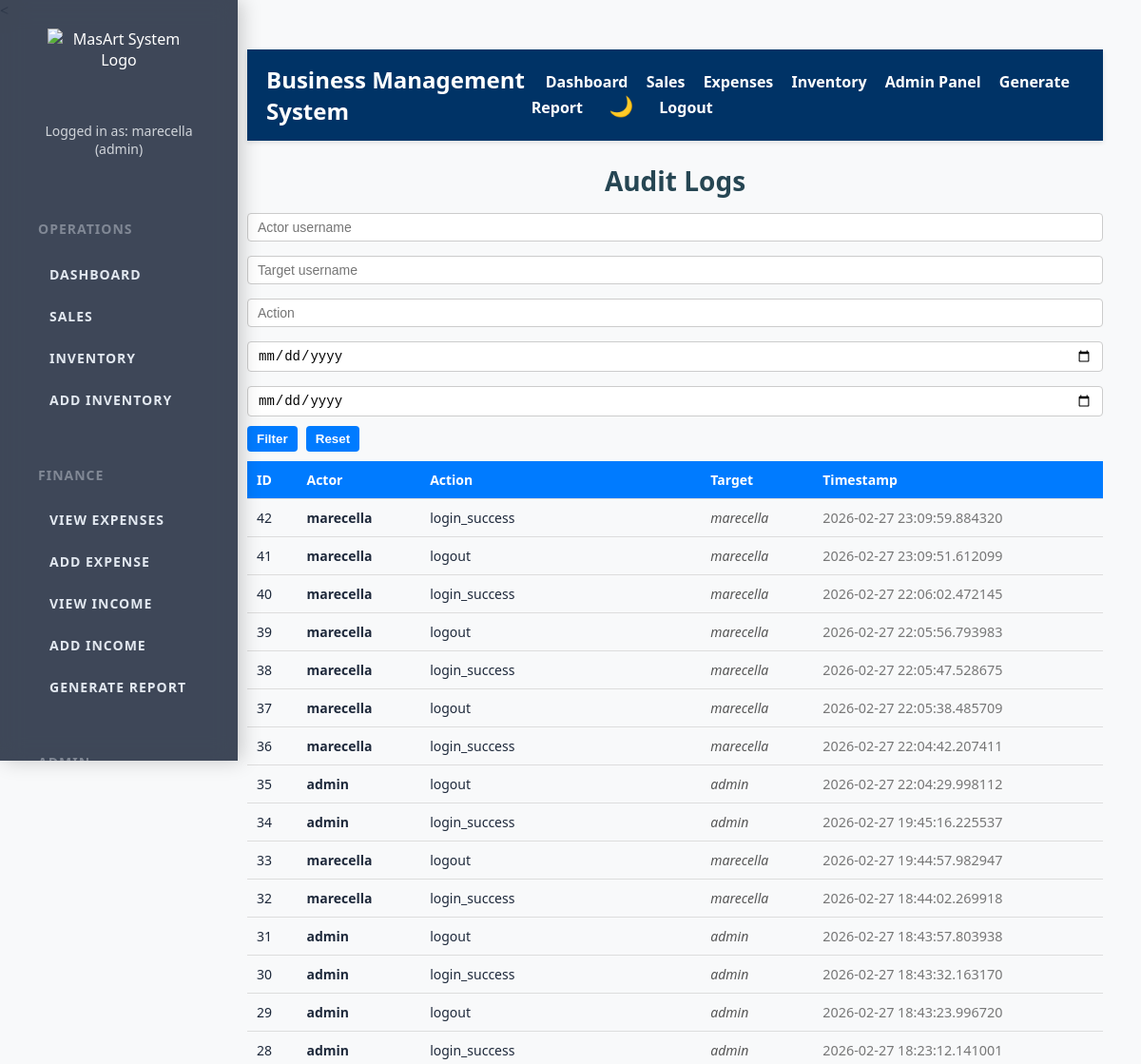
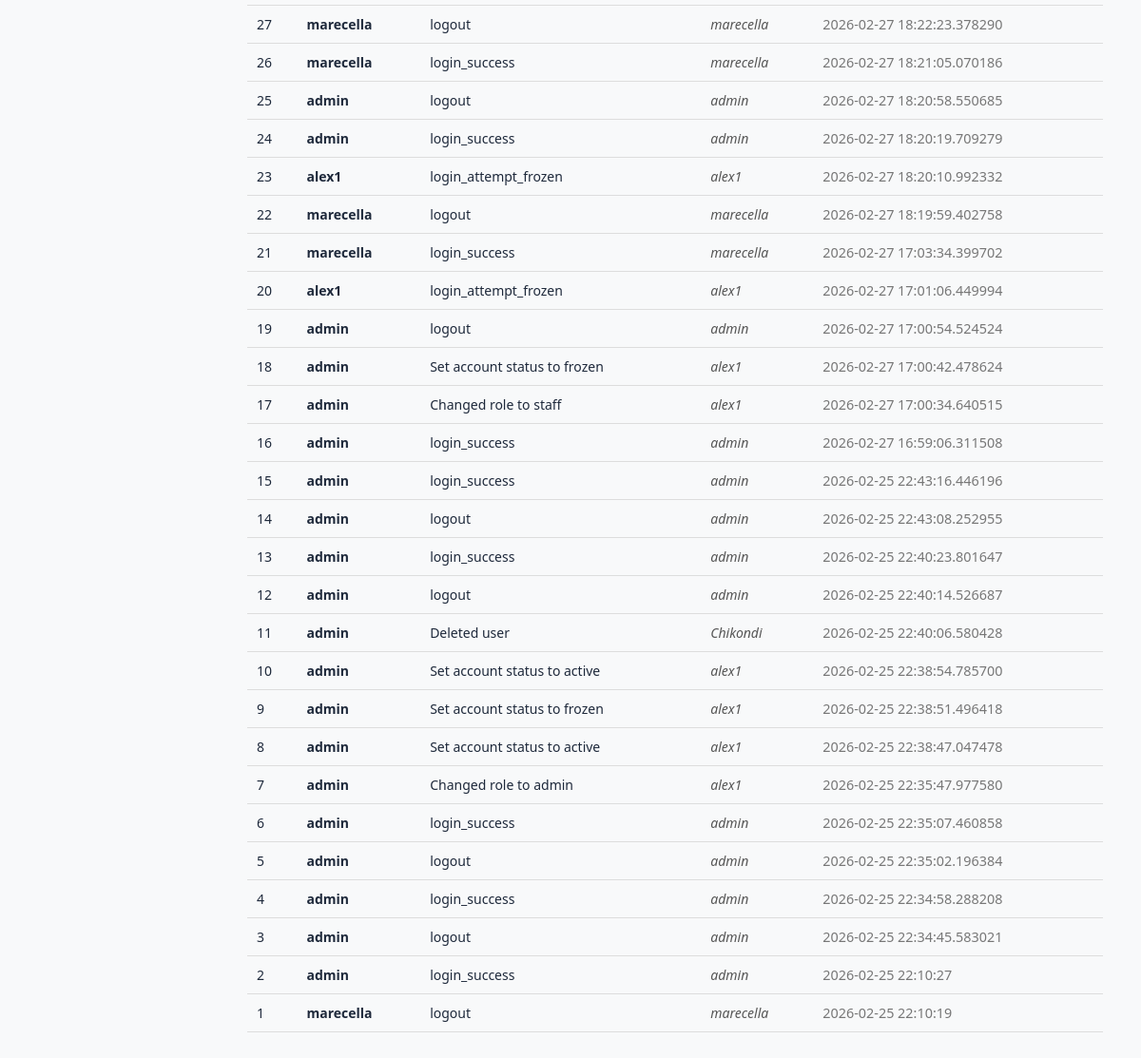
Screenshot of /audit_logs (signed in) with the database file from the repository (2 pictures, top to bottom).
### tables this page shows
CREATE TABLE audit_logs (
                id INTEGER PRIMARY KEY AUTOINCREMENT,
                actor_username TEXT NOT NULL,
                action TEXT NOT NULL,
                target_username TEXT,
                timestamp DATETIME DEFAULT CURRENT_TIMESTAMP
            , ip_address TEXT, user_agent TEXT);

### app.py (the view)
@app.route('/audit_logs', methods=['GET', 'POST'])
@admin_required
def audit_logs():
    if session.get('role') not in ['admin', 'superadmin']:
        flash("Access denied.", "error")
        return redirect(url_for('dashboard'))
    actor_filter = request.form.get('actor', '').strip()
    target_filter = request.form.get('target', '').strip()
    action_filter = request.form.get('action', '').strip()
    start_date = request.form.get('start_date', '')
    end_date = request.form.get('end_date', '')
    query = "SELECT id, actor_username, action, target_username, timestamp FROM audit_logs WHERE 1=1"
    params = []
    if actor_filter:
        query += " AND actor_username LIKE ?"
        params.append(f"%{actor_filter}%")
    if target_filter:
        query += " AND target_username LIKE ?"
        params.append(f"%{target_filter}%")
    if action_filter:
        query += " AND action LIKE ?"
        params.append(f"%{action_filter}%")
    if start_date:
        query += " AND date(timestamp) >= ?"
        params.append(start_date)
    if end_date:
        query += " AND date(timestamp) <= ?"
        params.append(end_date)
    query += " ORDER BY timestamp DESC LIMIT 500"  # limit for performance
    conn = get_db_connection()
    cursor = conn.cursor()
    cursor.execute(query, tuple(params))
    logs = cursor.fetchall()
    conn.close()
    return render_template(
        'audit_logs.html',
        logs=logs,
        actor_filter=actor_filter,
        target_filter=target_filter,
        action_filter=action_filter,
        start_date=start_date,
        end_date=end_date
    )

### app.py (called while the page is built)
def admin_required(f):
    @wraps(f)
    def decorated_function(*args, **kwargs):
        if 'role' not in session or session['role'] != 'admin':
            flash("You do not have permission to access this page.", "error")
            return redirect(url_for('dashboard'))
        return f(*args, **kwargs)
    return decorated_function

def get_db_connection():
    conn = sqlite3.connect(DATABASE, timeout=10)  # Added timeout to avoid database lock errors
    conn.row_factory = sqlite3.Row  # This allows us to access columns by name
    return conn

### templates/audit_logs.html (shortened to what this page needs)
{% extends "base.html" %}
{% block content %}
<h2>Audit Logs</h2>
<form method="POST" class="filter-form">
    <input type="text" name="actor" placeholder="Actor username" value="{{ actor_filter }}">
    <input type="text" name="target" placeholder="Target username" value="{{ target_filter }}">
    <input type="text" name="action" placeholder="Action" value="{{ action_filter }}">
    <input type="date" name="start_date" value="{{ start_date }}">
    <input type="date" name="end_date" value="{{ end_date }}">
    <button type="submit">Filter</button>
    <a href="{{ url_for('audit_logs') }}"><button type="button">Reset</button></a>
</form>
<table>
    <tr>
        <th>ID</th>
        <th>Actor</th>
        <th>Action</th>
        <th>Target</th>
        <th>Timestamp</th>
    </tr>
    {% for log in logs %}
    <tr>
        <td>{{ log['id'] }}</td>
        <td class="actor">{{ log['actor_username'] }}</td>
        <td>{{ log['action'] }}</td>
        <td class="target">{{ log['target_username'] or '-' }}</td>
        <td class="timestamp">{{ log['timestamp'] }}</td>
    </tr>
    {% else %}
    <tr>
        <td colspan="5" style="text-align:center;">No audit logs found.</td>
    </tr>
    {% endfor %}
</table>
{% endblock %}

### static/style.css (style rules this page uses)
:root { --bg-main: #f4f6f9; --bg-card: #ffffff; --text-main: #1e293b; --sidebar-bg: rgba(30, 41, 59, 0.85); }
body { margin: 0; font-family: 'Segoe UI', Tahoma, Geneva, Verdana, sans-serif; background: #f8f9fa; color: #333; color: var(--text-main); transition: all 0.3s ease; }
th, td { padding: 14px 16px; border-bottom: 1px solid #e5e7eb; font-size: 14px; }
th { background-color: #f3f4f6; font-weight: 600; color: #062f86; text-align: left; }
button, .add-sale-btn, .btn-pdf { background-color: #062f86; color: white; padding: 10px 18px; border: none; border-radius: 6px; font-weight: 600; cursor: pointer; transition: background-color 0.25s ease; display: inline-block; text-align: center; text-decoration: none; }
input, select { width: 100%; padding: 8px 10px; margin-top: 5px; margin-bottom: 10px; border-radius: 5px; border: 1px solid #a1a1a1; box-sizing: border-box; font-size: 14px; }
h2 { color: #264653; font-size: 28px; margin-bottom: 10px; text-align: center; }

### templates/audit_logs.html (style rules this page uses)
table { border-collapse: collapse; width: 100%; }
th, td { padding: 10px; text-align: left; border-bottom: 1px solid #ddd; }
th { background-color: #007bff; color: white; }
.actor { font-weight: bold; }
.target { font-style: italic; color: #555; }
.timestamp { color: #777; font-size: 0.9em; }
.filter-form input, .filter-form button { padding: 6px 10px; margin-right: 5px; margin-bottom: 10px; border-radius: 4px; border: 1px solid #ccc; }
.filter-form button { background-color: #007bff; color: white; border: none; cursor: pointer; transition: 0.2s; }

### rows the page displays
audit_logs: id "42", actor_username "marecella", action "login_success", target_username "marecella", timestamp "2026-02-27 23:09:59.884320"
audit_logs: id "41", actor_username "marecella", action "logout", target_username "marecella", timestamp "2026-02-27 23:09:51.612099"
audit_logs: id "40", actor_username "marecella", action "login_success", target_username "marecella", timestamp "2026-02-27 22:06:02.472145"
audit_logs: id "39", actor_username "marecella", action "logout", target_username "marecella", timestamp "2026-02-27 22:05:56.793983"
audit_logs: id "38", actor_username "marecella", action "login_success", target_username "marecella", timestamp "2026-02-27 22:05:47.528675"
audit_logs: id "37", actor_username "marecella", action "logout", target_username "marecella", timestamp "2026-02-27 22:05:38.485709"
audit_logs: id "36", actor_username "marecella", action "login_success", target_username "marecella", timestamp "2026-02-27 22:04:42.207411"
audit_logs: id "35", actor_username "admin", action "logout", target_username "admin", timestamp "2026-02-27 22:04:29.998112"
audit_logs: id "34", actor_username "admin", action "login_success", target_username "admin", timestamp "2026-02-27 19:45:16.225537"
audit_logs: id "33", actor_username "marecella", action "logout", target_username "marecella", timestamp "2026-02-27 19:44:57.982947"
audit_logs: id "32", actor_username "marecella", action "login_success", target_username "marecella", timestamp "2026-02-27 18:44:02.269918"
audit_logs: id "31", actor_username "admin", action "logout", target_username "admin", timestamp "2026-02-27 18:43:57.803938"
audit_logs: id "30", actor_username "admin", action "login_success", target_username "admin", timestamp "2026-02-27 18:43:32.163170"
audit_logs: id "29", actor_username "admin", action "logout", target_username "admin", timestamp "2026-02-27 18:43:23.996720"
audit_logs: id "28", actor_username "admin", action "login_success", target_username "admin", timestamp "2026-02-27 18:23:12.141001"
audit_logs: id "27", actor_username "marecella", action "logout", target_username "marecella", timestamp "2026-02-27 18:22:23.378290"
audit_logs: id "26", actor_username "marecella", action "login_success", target_username "marecella", timestamp "2026-02-27 18:21:05.070186"
audit_logs: id "25", actor_username "admin", action "logout", target_username "admin", timestamp "2026-02-27 18:20:58.550685"
audit_logs: id "24", actor_username "admin", action "login_success", target_username "admin", timestamp "2026-02-27 18:20:19.709279"
audit_logs: id "23", actor_username "alex1", action "login_attempt_frozen", target_username "alex1", timestamp "2026-02-27 18:20:10.992332"
audit_logs: id "22", actor_username "marecella", action "logout", target_username "marecella", timestamp "2026-02-27 18:19:59.402758"
audit_logs: id "21", actor_username "marecella", action "login_success", target_username "marecella", timestamp "2026-02-27 17:03:34.399702"
audit_logs: id "20", actor_username "alex1", action "login_attempt_frozen", target_username "alex1", timestamp "2026-02-27 17:01:06.449994"
audit_logs: id "19", actor_username "admin", action "logout", target_username "admin", timestamp "2026-02-27 17:00:54.524524"
audit_logs: id "18", actor_username "admin", action "Set account status to frozen", target_username "alex1", timestamp "2026-02-27 17:00:42.478624"
audit_logs: id "17", actor_username "admin", action "Changed role to staff", target_username "alex1", timestamp "2026-02-27 17:00:34.640515"
audit_logs: id "16", actor_username "admin", action "login_success", target_username "admin", timestamp "2026-02-27 16:59:06.311508"
audit_logs: id "15", actor_username "admin", action "login_success", target_username "admin", timestamp "2026-02-25 22:43:16.446196"
audit_logs: id "14", actor_username "admin", action "logout", target_username "admin", timestamp "2026-02-25 22:43:08.252955"
audit_logs: id "13", actor_username "admin", action "login_success", target_username "admin", timestamp "2026-02-25 22:40:23.801647"
audit_logs: id "12", actor_username "admin", action "logout", target_username "admin", timestamp "2026-02-25 22:40:14.526687"
audit_logs: id "11", actor_username "admin", action "Deleted user", target_username "Chikondi", timestamp "2026-02-25 22:40:06.580428"
audit_logs: id "10", actor_username "admin", action "Set account status to active", target_username "alex1", timestamp "2026-02-25 22:38:54.785700"
audit_logs: id "9", actor_username "admin", action "Set account status to frozen", target_username "alex1", timestamp "2026-02-25 22:38:51.496418"
audit_logs: id "8", actor_username "admin", action "Set account status to active", target_username "alex1", timestamp "2026-02-25 22:38:47.047478"
audit_logs: id "7", actor_username "admin", action "Changed role to admin", target_username "alex1", timestamp "2026-02-25 22:35:47.977580"
audit_logs: id "6", actor_username "admin", action "login_success", target_username "admin", timestamp "2026-02-25 22:35:07.460858"
audit_logs: id "5", actor_username "admin", action "logout", target_username "admin", timestamp "2026-02-25 22:35:02.196384"
audit_logs: id "4", actor_username "admin", action "login_success", target_username "admin", timestamp "2026-02-25 22:34:58.288208"
audit_logs: id "3", actor_username "admin", action "logout", target_username "admin", timestamp "2026-02-25 22:34:45.583021"
audit_logs: id "2", actor_username "admin", action "login_success", target_username "admin", timestamp "2026-02-25 22:10:27"
audit_logs: id "1", actor_username "marecella", action "logout", target_username "marecella", timestamp "2026-02-25 22:10:19"

### other values shown
{{ session['user'] }} "marecella"
{{ session['role'] }} "admin"
